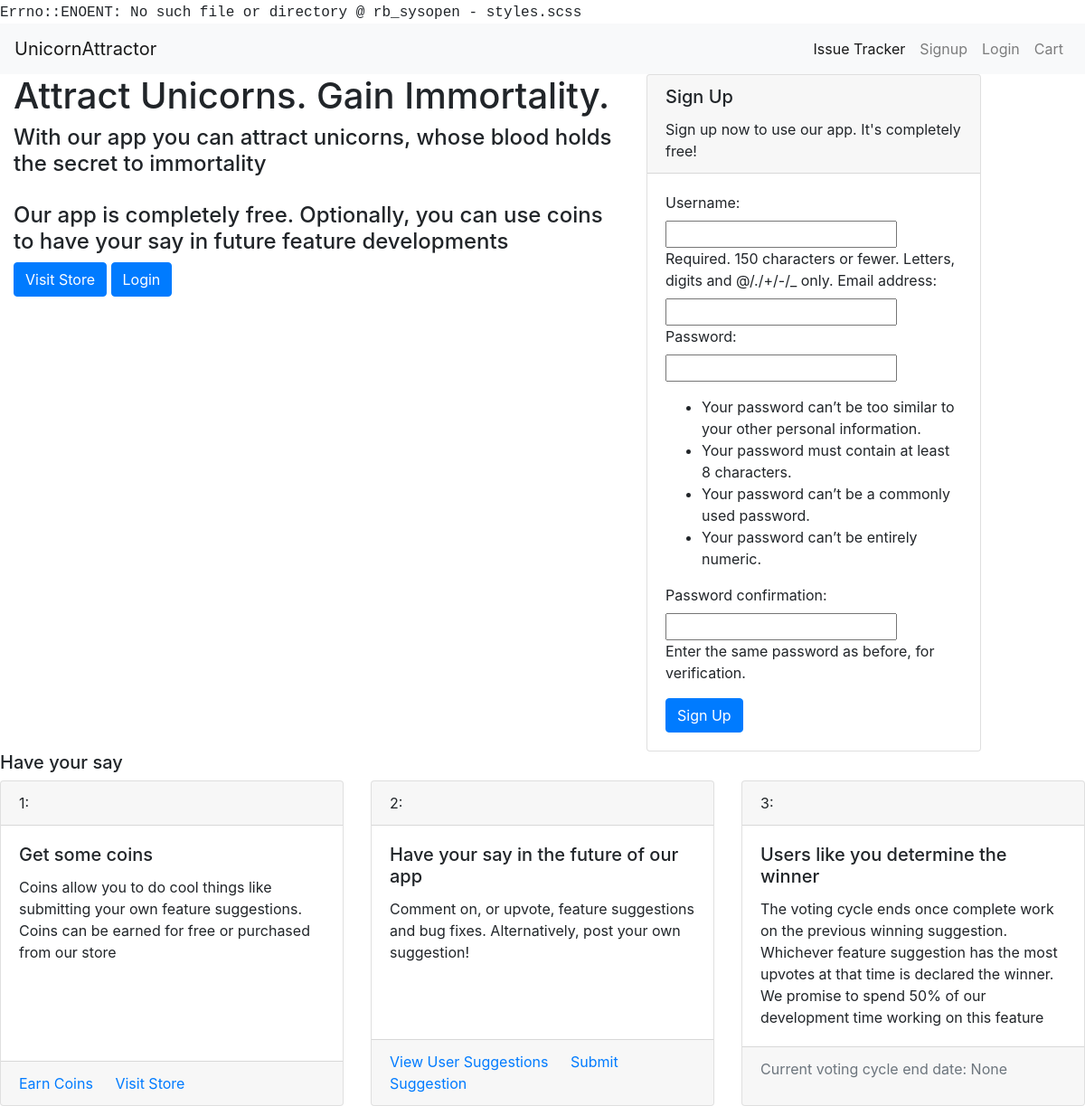
The app's page /, older data.
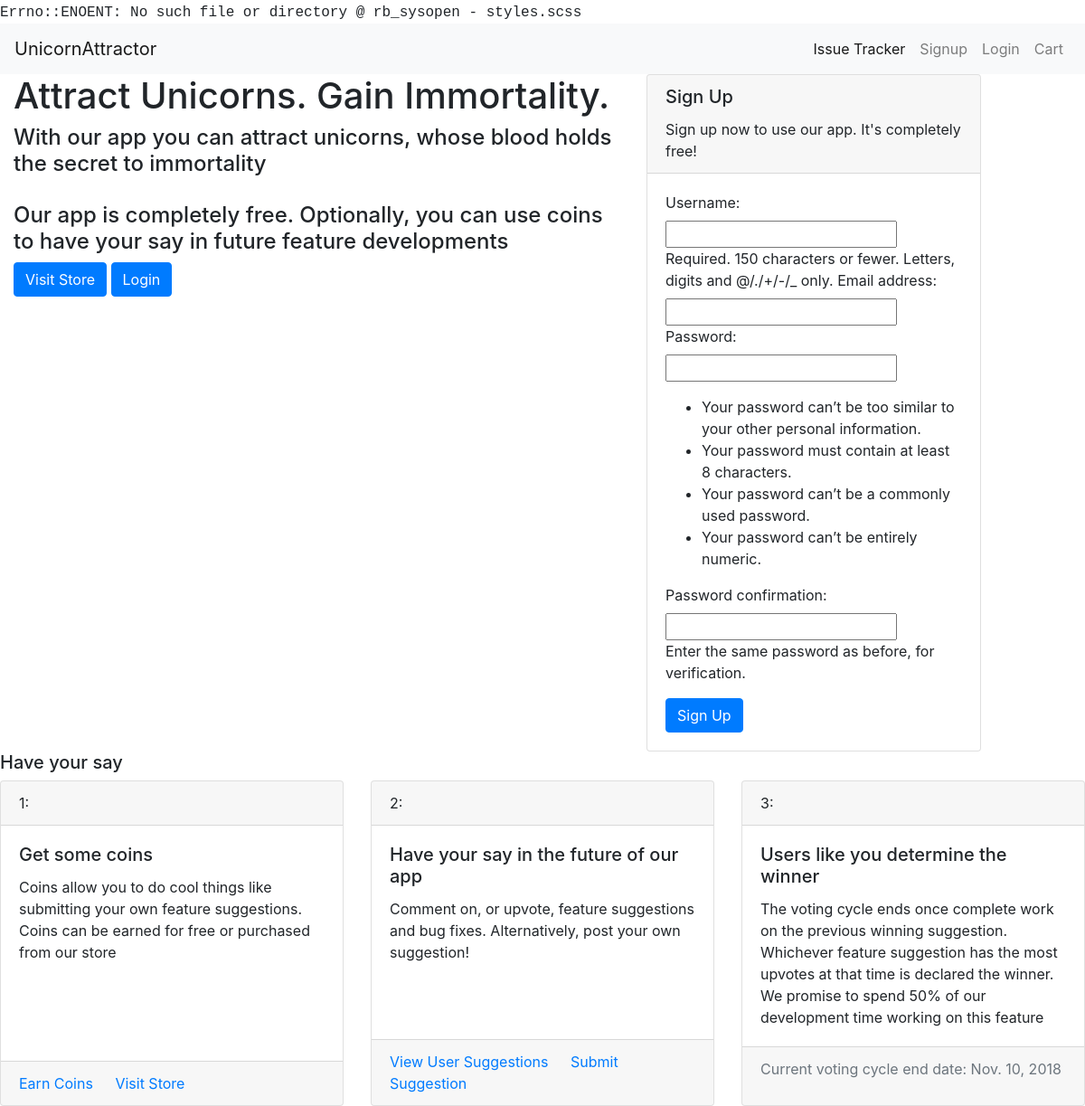
The same page, newer data.
### usersuggestions/models.py (models this page shows, shortened)
class SuggestionAdminPage(models.Model):
    status_choices = ((0, "not scheduled"), (1, "to do"), (2, "doing"), (3, "done"))
    priority_choices = ((0, "low"), (1, 'normal'), (2, 'high'))
    suggestion = models.ForeignKey(Suggestion, null=False, on_delete=models.CASCADE)
    status = models.PositiveSmallIntegerField(choices=status_choices, default=0)
    developer_assigned = models.ForeignKey(User, null=True, blank=True, on_delete=models.PROTECT)
    priority = models.PositiveSmallIntegerField(choices=priority_choices, null=True, blank=True, default=1)
    date_started = models.DateField(null=True, blank=True)
    estimated_days_to_complete = models.PositiveSmallIntegerField(null=True, blank=True)
    expected_completion_date = models.DateField(null=True, blank=True)
    date_completed = models.DateField(null=True, blank=True)
    in_current_voting_cycle = models.BooleanField(blank=False, default=True)
    github_branch = models.CharField(null=True, blank=True, max_length=50)
    was_successful = models.NullBooleanField(blank=True, null=True)
    current_winner = models.BooleanField(blank=False, default=False)

### unicornapp/views.py (the view, shortened to what this page needs)
# urls.py: url(r'^$', render_home, name="home"),
def render_home(request):
    form = UserSignupForm
    voting_end_date = get_voting_end_date()
    return render(request, "home.html", {"form": form, "voting_end_date":voting_end_date})

### market/cart.py (called while the page is built)
    def __len__(self):
        return sum(item['quantity'] for item in self.cart.values())

### market/contexts.py (called while the page is built)
def cart(request):
    return {'cart': Cart(request)}

### usersuggestions/voting.py (called while the page is built)
def get_voting_end_date():
    try:
        current_winner = SuggestionAdminPage.objects.get(current_winner="True")
        return current_winner.expected_completion_date
    except:
        return datetime.date.today() + datetime.timedelta(days=5)

### unicornapp/templates/home.html (shortened to what this page needs)
{% extends 'base.html' %} {% load bootstrap_tags %} {% block content %}
<div id="home-header" class="container-fluid">
    <div class="row">
        {% if not user.is_authenticated %}
        <div class=" col-xs-12 col-md-7">
            <div id="header-text">
                <h1 id="header-title">Attract Unicorns. Gain Immortality.</h1>
                <h4 id="header-subtitle">With our app you can attract unicorns, whose blood holds the secret to immortality <br><br>Our app is completely free. Optionally, you can use coins to have your say in future feature developments</h4>
            </div>
            <div id="header-buttons">
                        <a role="button" href="{% url 'store' %}" class="btn btn-primary">Visit Store</a>
                         <a role="button" href="{% url 'login' %}" class="btn btn-primary">Login</a>
            </div>
        </div>
        <div class="col-xs-12 col-md-4">
            <form id="home-signup-form" method="POST">
                <div class="card">
                    <div class="card-header">
                        <h5 class="card-title">Sign Up</h5>
                        Sign up now to use our app. It's completely free!
                    </div>
                    <div class="card-body">
                        <p class="card-text"> {{ form|as_bootstrap }}</p>
                        <input type="submit" value="Sign Up" class="btn btn-primary">
                    </div>
                </div>
            </form>
        </div>
        {% else %}
        <h2>PRESS TO ATTRACT UNICORNS</h2>
        {% endif %}
    </div>
</div>
<main>
    <div id="have-your-say-section" class="container-fluid">
        <div class="row">
                <h5 class="home-subsection-header">Have your say</h5>
</div>
    <div class="row">
        <div class="card-deck">
  <div class="card">
      <div class="card-header">
    1:
  </div>
    <div class="card-body">
      <h5 class="card-title">Get some coins</h5>
      <p class="card-text">Coins allow you to do cool things like submitting your own feature suggestions. Coins can be earned for free or purchased from our store</p>
    </div>
        <div class="card-footer">
     <p class="card-text"> <a href="{% url 'earn_coins' %}" class="card-link">Earn Coins</a>
 <a href="{% url 'store' %}" class="card-link">Visit Store</a></p>
</div>
  </div>
  <div class="card">
  <div class="card-header">
    2:
  </div>    <div class="card-body">
      <h5 class="card-title">Have your say in the future of our app </h5>
      <p class="card-text">Comment on, or upvote, feature suggestions and bug fixes. Alternatively,
      post your own suggestion!
      </p>
 </div>
 <div class="card-footer">
   <p class="card-text"><a href="{% url 'issue_tracker' %}" class="card-link">View User Suggestions</a>
    <a href="{% url 'add_suggestion' %}" class="card-link">Submit Suggestion</a></p>
  </div>
  </div>
  <div class="card">
  <div class="card-header">
    3:
  </div>    <div class="card-body">
      <h5 class="card-title">Users like you determine the winner</h5>
      <p class="card-text">The voting cycle ends once complete work on the previous winning suggestion. Whichever feature suggestion has the most upvotes at that time is declared the winner. We promise to spend 50% of our development time working on this feature</p>
    </div>
<div class="card-footer">
     <p class="text-muted">Current voting cycle end date: {{ voting_end_date }}</p>
</div>
</div>
    </div>
    </div>
    </div>
</main>
{% endblock %}

Row changes from the older to the newer data that the page shows:
now on this page (row edited): SuggestionAdminPage: expected_completion_date "Nov. 10, 2018"
Text that changed along with them:
{{ voting_end_date }}: "None" → (not shown)
